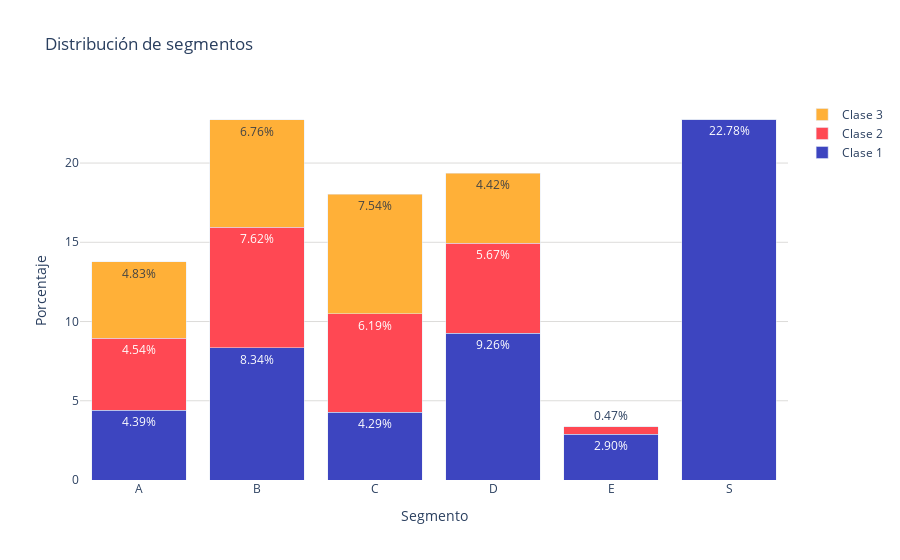

Notebook code cell kept with this figure:
### Code cell
segmentos = porcentajes_clase_ordenado.index # Segmentos como etiquetas de eje x
clases = porcentajes_clase_ordenado.columns # Clases como etiquetas de las series de datos
# Definir los colores por clase
colores = {
    '1': '#3d45c0',
    '2': '#ff4853',
    '3': '#ffb038'
}
# Almacenar las barras de cada clase
barras = []
for clase in clases:
    barras.append(go.Bar(
        x=segmentos,  # Eje x: Segmentos
        y=porcentajes_clase_ordenado[clase],  # Eje y: Porcentajes de clase
        name=f'Clase {clase}',  # Nombre de la serie de datos
        text=porcentajes_clase_ordenado[clase].apply(lambda x: f'{x:.2f}%'),  # Texto con los porcentajes
        textposition='auto',  # Posición automática del texto
        marker_color=colores[clase]
    ))

fig = go.Figure(data=barras)
fig.update_layout(
    title='Distribución de segmentos',
    xaxis=dict(title='Segmento'),
    yaxis=dict(
        title='Porcentaje',
        gridcolor='#dddcda', # Color de las líneas que dividen los rangos del eje Y
        gridwidth=1,
    ),
    barmode='stack',  # Apilar las barras
    plot_bgcolor='rgba(0,0,0,0)',  # Color de fondo del gráfico
)

# Exportar gráfica como archivo HTML
def guardar_grafico_como_html(fig, nombre_archivo, carpeta='graficas'):
    # Crear la carpeta si no existe
    if not os.path.exists(carpeta):
        os.makedirs(carpeta)
    
    # Gráfica como archivo HTML en la carpeta especificada
    pio.write_html(fig, f'{carpeta}/{nombre_archivo}.html')

guardar_grafico_como_html(fig, 'g_bar_distsegmentos_v_pachuca', carpeta='graficas')

fig.show()

### Figure 1 — Plotly figure (JSON) as saved in the notebook; plotly's stock layout.template omitted (floating-point values rounded to 4 significant figures)
{"data": [{"marker": {"color": "#3d45c0"}, "name": "Clase 1", "text": ["4.39%", "8.34%", "4.29%", "9.26%", "2.90%", "22.78%"], "textposition": "auto", "type": "bar", "x": ["A", "B", "C", "D", "E", "S"], "y": [4.39, 8.337, 4.289, 9.255, 2.897, 22.78]}, {"marker": {"color": "#ff4853"}, "name": "Clase 2", "text": ["4.54%", "7.62%", "6.19%", "5.67%", "0.47%", "0.00%"], "textposition": "auto", "type": "bar", "x": ["A", "B", "C", "D", "E", "S"], "y": [4.542, 7.62, 6.187, 5.672, 0.4744, 0]}, {"marker": {"color": "#ffb038"}, "name": "Clase 3", "text": ["4.83%", "6.76%", "7.54%", "4.42%", "0.00%", "0.00%"], "textposition": "auto", "type": "bar", "x": ["A", "B", "C", "D", "E", "S"], "y": [4.834, 6.762, 7.539, 4.421, 0, 0]}], "layout": {"barmode": "stack", "plot_bgcolor": "rgba(0,0,0,0)", "title": {"text": "Distribución de segmentos"}, "xaxis": {"title": {"text": "Segmento"}}, "yaxis": {"gridcolor": "#dddcda", "gridwidth": 1, "title": {"text": "Porcentaje"}}}}
